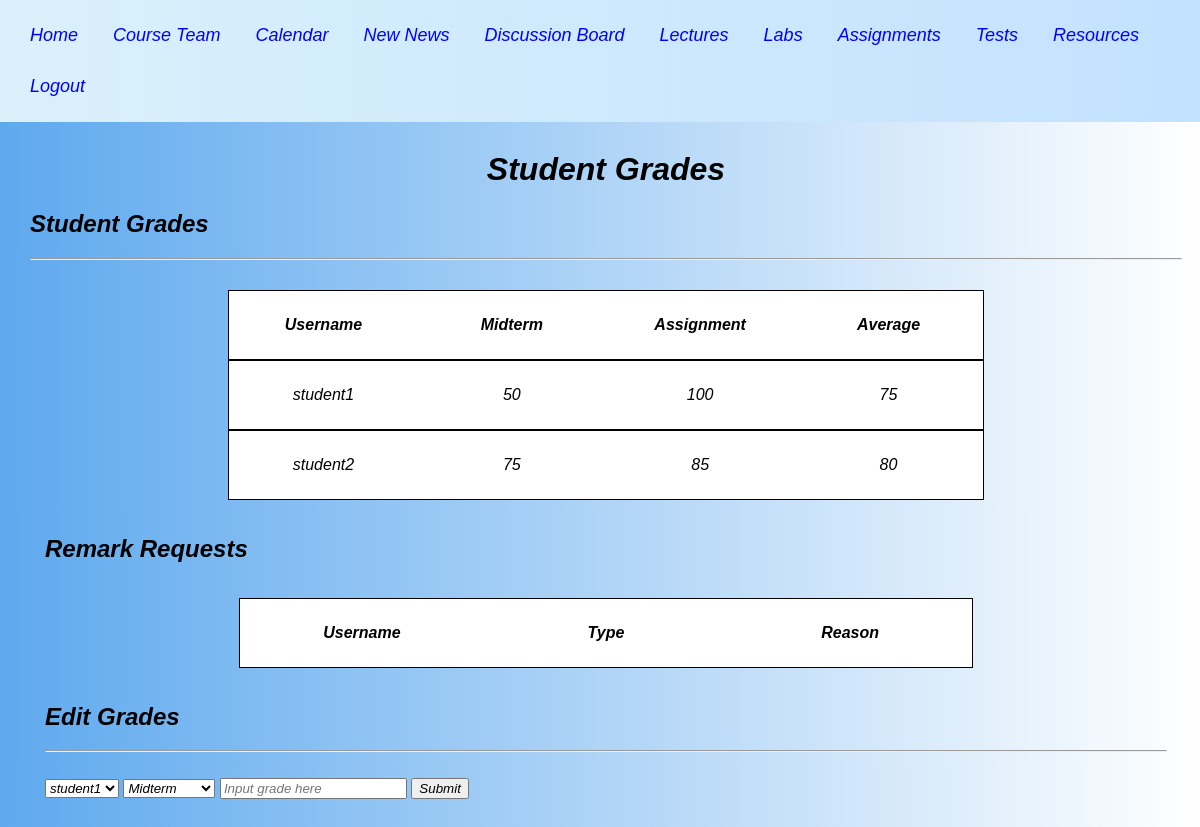
The page /teacher_grades on the database its author committed.
### app.py (models this page shows)
class Student(db.Model):
    __tablename__ = 'Student'
    username = db.Column(db.String(100),unique = True,nullable = False, primary_key = True)
    midterm = db.Column(db.Float, unique = False, nullable = True)
    assignment = db.Column(db.Float, unique = False, nullable = True)
    average = db.Column(db.Float, unique = False, nullable = True)

### app.py (the view, shortened to what this page needs)
@app.route('/teacher_grades',methods = ['GET','POST'])
def teacher_grades():
    query_remarks = query_teacher_remarks()     #query all remakr requests
    if request.method =='GET':
        query_grades = query_teacher_grades()       #query all the students grades
        return render_template('teacher_grades.html', q = query_grades, remarks = query_remarks)        #if get request just show all student grades and remarks

### app.py (called while the page is built)
def query_teacher_grades():
    query_grades = Student.query.all()      #helper to get all student grades to show on teacher grades page
    return query_grades

def query_teacher_remarks():
    return Remark.query.all()           #query all remark requests in database

### templates/teacher_grades.html (shortened to what this page needs)
<!DOCTYPE html>
<html>
    <head>
        <link rel="stylesheet" href="../static/teacher_grades.css">
    </head>
    <body>
        <header>
            <div id="nav">
                <a href="{{ url_for ('index') }}">Home</a>
                <a href="{{ url_for ('courseteam') }}">Course Team</a>
                <a href="{{ url_for ('calendar') }}">Calendar</a>
                <a href="{{ url_for ('news') }}">New News</a>
                <a href="https://piazza.com" target="_blank">Discussion Board</a>
                <a href="{{ url_for ('lectures') }}">Lectures</a>
                <a href="{{ url_for ('labs') }}">Labs</a>
                <a href="{{ url_for ('assignments') }}">Assignments</a>
                <a href="{{ url_for ('tests') }}">Tests</a>
                <a href="{{ url_for ('resources') }}">Resources</a>
                <a href="{{ url_for ('logout') }} ">Logout</a>
            </div>
        </header>
        <div id="page-title">
            <h1>Student Grades</h1>
        </div>
        <h2>Student Grades</h2>
        <hr>
        <div class = "table-container">
           <div class = 'table'>
                <div class = "table-row">
                    <div class = 'table-entry-medium'>
                        <b>Username</b>
                    </div>
                    <div class = 'table-entry-medium'>
                        <b>Midterm</b>
                    </div>
                    <div class = 'table-entry-medium'>
                        <b>Assignment</b>
                    </div>
                    <div class = 'table-entry-medium'>
                        <b>Average</b>
                    </div>
                </div>
                {% for Student in q %}
                <div class = "table-row">
                    <div class = 'table-entry-medium'>
                        {{Student.username}}
                    </div>
                    <div class = 'table-entry-medium'>
                        {{Student.midterm}}
                    </div>
                    <div class = 'table-entry-medium'>
                        {{Student.assignment}}
                    </div>
                    <div class = 'table-entry-medium'>
                        {{Student.average}}
                    </div>
                </div>
                {% endfor %}
            </div>
        </div>
        <div>
            <h2>Remark Requests</h2>
            <div class = "table-container">
                <div class = 'table'>
                     <div class = "table-row">
                         <div class = 'table-entry-medium'>
                             <b>Username</b>
                         </div>
                         <div class = 'table-entry-medium'>
                             <b>Type</b>
                         </div>
                         <div class ='table-entry-medium'>
                             <b>Reason</b>
                         </div>
                     </div>
                 </div>
             </div>
        </div>
        <div>
        <h2>Edit Grades</h2>
        <hr>
        <br>
        <form id="feedback-form" action="{{ url_for('teacher_grades') }}", method="post" >
            <select id="select-student" name="select-student">
                {% for Student in q %}
                <option>{{Student.username}}</option>
                {% endfor %}
            </select>
            <select id="select-type" name="select-type">
                <option value="Midterm">Midterm</option>
            </select>
            <input type="text" id = "grade-input" name="grade-input" placeholder="Input grade here">
            <input type="submit" id="submit" value="Submit">
        </form>
        </div>
    </body>
</html>

### static/teacher_grades.css (style rules this page uses)
* { font-style: italic; }
body { font-family: sans-serif; margin-top: 90px; padding: 10px; margin-left: 20px; background-image: linear-gradient(to right, rgba(72, 157, 236, 0.877), rgba(255, 0, 0, 0)); }
@media screen and (max-width: 1320px) { body { margin-top: 120px; } }
header { top: 0; left: 0; right: 0; position: fixed; height: 70px; text-align: left; box-shadow: 0 0 25px 0 black; }
div { margin: 15px; justify-content: center; }
#nav { display: flex; flex-flow: row wrap; background-color: white; padding: 10px; margin: 0px; margin-top: 0px; width: 100%; justify-content: left; background-image: linear-gradient(to left, rgba(117, 188, 255, 0.438), rgba(33, 168, 231, 0.164)); }
#nav a { color: black; padding: 5px; font-size: 18px; margin: 10px; margin-left: 15px; color: blue; text-decoration: none; }
#nav a:link { color: blue; }
#page-title { margin: 20px; text-align: center; font-style: italic; }
.table-container { display: flex; justify-content: center; }
.table { width: 70%; }
.table-row { display:flex; background-color: white; flex-direction: row; justify-content: center; align-items: center; border: 1px solid black; margin-bottom: 0px; margin-top: 0px; }
.table-entry-medium { flex: 1; flex-grow: 4; text-align: center; padding: 10px; }

### rows shown on the page
Student: username "student1", midterm "50", assignment "100", average "75"
Student: username "student2", midterm "75", assignment "85", average "80"

### other values the page prints
form field select-student "student1"
